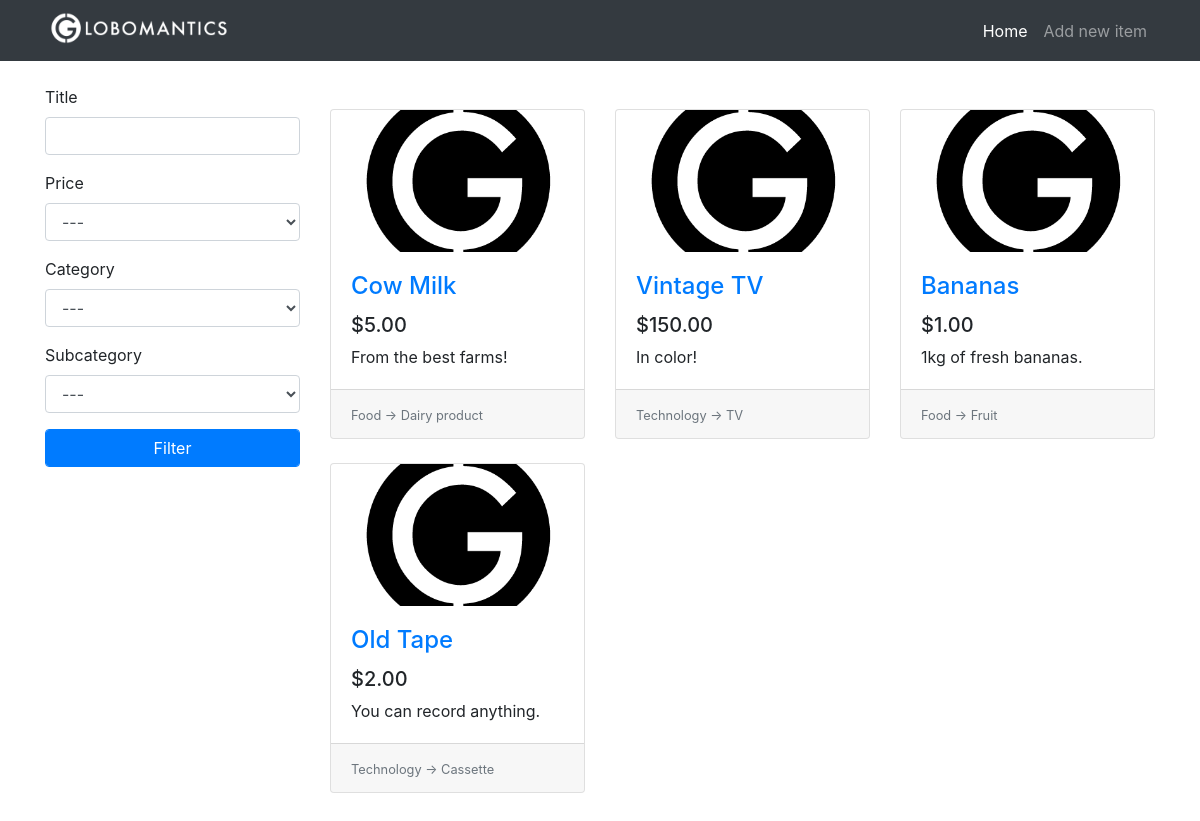
Before: / with the older database file.
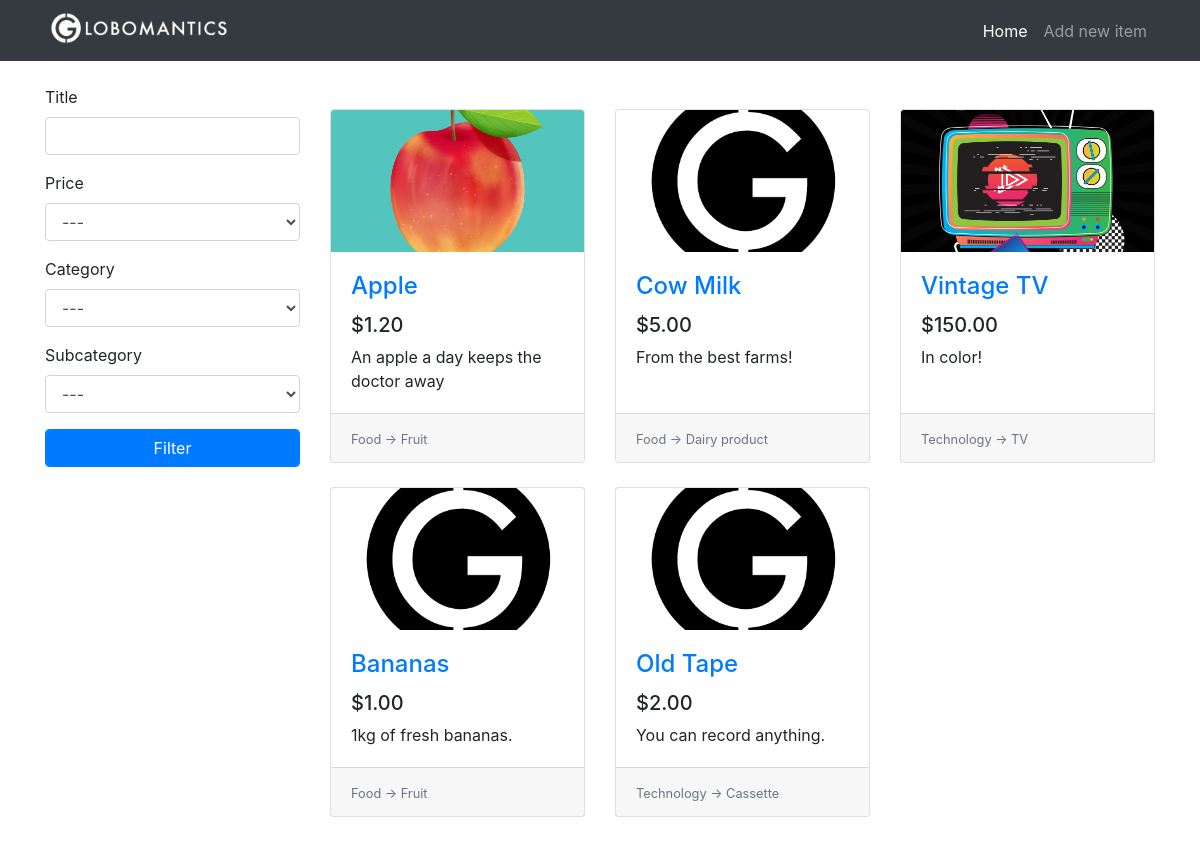
After: the same page with the newer database file.
### tables this page shows
CREATE TABLE items(
                    id              INTEGER PRIMARY KEY AUTOINCREMENT,
                    title           TEXT,
                    description     TEXT,
                    price           REAL,
                    image           TEXT,
                    category_id     INTEGER,
                    subcategory_id  INTEGER,
                    FOREIGN KEY(category_id) REFERENCES categories(id),
                    FOREIGN KEY(subcategory_id) REFERENCES subcategories(id)
);

CREATE TABLE categories(
                    id              INTEGER PRIMARY KEY AUTOINCREMENT,
                    name            TEXT
);

CREATE TABLE subcategories(
                    id              INTEGER PRIMARY KEY AUTOINCREMENT,
                    name            TEXT,
                    category_id     INTEGER,
                    FOREIGN KEY(category_id) REFERENCES categories(id)
);

### app.py (the view)
@app.route("/")
def home():
    conn = get_db()
    c = conn.cursor()
    form = FilterForm(request.args, meta={"csrf": False})
    c.execute("SELECT id, name FROM categories")
    categories = c.fetchall()
    categories.insert(0, (0, "---"))
    form.category.choices = categories
    c.execute("SELECT id, name FROM subcategories WHERE category_id = ?", (1,))
    subcategories = c.fetchall()
    subcategories.insert(0, (0, "---"))
    form.subcategory.choices = subcategories
    query = """SELECT
               i.id,i.title,i.description,i.price,i.image,c.name,s.name
               FROM items as i
               INNER JOIN categories AS c ON i.category_id = c.id
               INNER JOIN subcategories AS s ON i.subcategory_id = s.id
               """
    if form.validate():
        filter_queries = []
        parameters = []
        if form.title.data.strip():
            filter_queries.append("i.title LIKE ?")
            parameters.append("%" + form.title.data + "%")
        if form.category.data:
            filter_queries.append("i.category_id = ?")
            parameters.append(form.category.data)
        if form.subcategory.data:
            filter_queries.append("i.subcategory_id = ?")
            parameters.append(form.subcategory.data)
        if filter_queries:
            query += " WHERE "
            query += " AND ".join(filter_queries)
        if form.price.data:
            if form.price.data == 1:
                query += " ORDER BY i.price DESC"
            else:
                query += " ORDER BY i.price"
        else:
            query += " ORDER BY i.price DESC"
        items_from_db = c.execute(query, tuple(parameters))
        print(query)
    else:
        items_from_db = c.execute(query + "ORDER BY i.id DESC")
    items = []
    for row in items_from_db:
        item = {
            "id": row[0],
            "title": row[1],
            "description": row[2],
            "price": row[3],
            "image": row[4],
            "category": row[5],
            "subcategory": row[6]
        }
        items.append(item)
    return render_template("home.html", items=items, form=form)

### app.py
class FilterForm(FlaskForm):
    title = StringField("Title", validators=[Length(max=20)])
    price = SelectField("Price", coerce=int, choices=[(0, "---"), (1, "High to low"), (2, "Low to high")])
    category = SelectField("Category", coerce=int)
    subcategory = SelectField("Subcategory", coerce=int)
    submit = SubmitField("Filter")

### app.py (called while the page is built)
def get_db():
    db = getattr(g, '_database', None)
    if db is None:
        db = g._database = sqlite3.connect('db/globomantics.db')
    return db

@app.teardown_appcontext
def close_connection(exception):
    db = getattr(g, "_database", None)
    if db is not None:
        db.close()

### templates/home.html
{% extends 'base.html' %}
{% set active_page = 'home' %}
{% block content %}
    <div class="row">
        <div class="col-lg-3">
            <div class="my-4">
                <form action="{{ url_for('home') }}" method="get">
                    <div class="form-group">
                        {{ form.title.label }}
                        {{ form.title(class="form-control") }}
                    </div>
                    <div class="form-group">
                        {{ form.price.label }}
                        {{ form.price(class="form-control") }}
                    </div>
                    <div class="form-group">
                        {{ form.category.label }}
                        {{ form.category(class="form-control") }}
                    </div>
                    <div class="form-group">
                        {{ form.subcategory.label }}
                        {{ form.subcategory(class="form-control") }}
                    </div>
                    {{ form.submit(class="btn btn-primary form-control") }}
                </form>
            </div>
        </div>
        <div class="col-lg-9">
            <div class="row my-5 card-wrapper">
                {% if items %}
                {% for item in items %}
                <div class="col-lg-4 col-md-6 mb-4">
                    <div class="card h-100">
                        <div class="embed-responsive embed-responsive-16by9">
                            <a href="{{ url_for('item', item_id=item.id) }}">
                                <img class="card-img-top embed-responsive-item"
                                     src="{% if item.image %}{{url_for('uploads', filename=item.image) }}{% else %}{{ url_for('static', filename='images/placeholder.png') }}{% endif %}">
                            </a>
                        </div>
                        <div class="card-body">
                            <h4 class="card-title">
                                <a href="{{ url_for('item', item_id=item.id) }}">{{ item.title }}</a>
                            </h4>
                            <h5>{{ "$%.2f" | format(item.price) }}</h5>
                            <p class="card-text">{{ item.description }}</p>
                        </div>
                        <div class="card-footer">
                            <small class="text-muted">
                                {{ item.category }} -> {{ item.subcategory }}
                            </small>
                        </div>
                    </div>
                </div>
                {% endfor %}
                {% else %}
                <h1 class="offset-lg-3">No items to show.</h1>
                {% endif %}
            </div>
        </div>
    </div>
{% endblock %}

### templates/base.html (shortened to what this page needs)
<!DOCTYPE html>
<html lang="en">
<head>
    <link rel="stylesheet"
          href="https://stackpath.bootstrapcdn.com/bootstrap/4.4.1/css/bootstrap.min.css"
>
    <link rel="stylesheet" href="{{ url_for('static', filename='css/style.css') }}">
</head>
<body>
    <nav class="navbar navbar-expand-lg navbar-dark bg-dark fized-top">
        <div class="container">
            <a href="{{ url_for('home') }}" class="navbar-brand">
                <img src="{{ url_for('static', filename='images/logo.png') }}" height="40px">
            </a>
            <div class="collapse navbar-collapse" id="navbarResponsive">
                <ul class="navbar-nav ml-auto">
                    <li class="nav-item {{ 'active' if active_page == 'home' else '' }}">
                        <a href="{{ url_for('home') }}" class="nav-link">Home</a>
                    </li>
                    <li class="nav-item {{ 'active' if active_page == 'new_item' else '' }}">
                        <a href="{{ url_for('new_item') }}" class="nav-link">Add new item</a>
                    </li>
                </ul>
            </div>
        </div>
    </nav>
    <div class="container">
        {% block content %}{% endblock %}
    </div>
</body>
</html>

### static/css/style.css (style rules this page uses)
.navbar-brand { padding-top: 0rem; padding-botton: 0rem; }
.card-img-top { object-fit: cover; }

Changed rows visible on the page:
added items: image (picture), title "Apple", price "$1.20", description "An apple a day keeps the doctor away", category "Food", subcategory "Fruit"
changed items "Vintage TV": image: picture added in place of a placeholder
